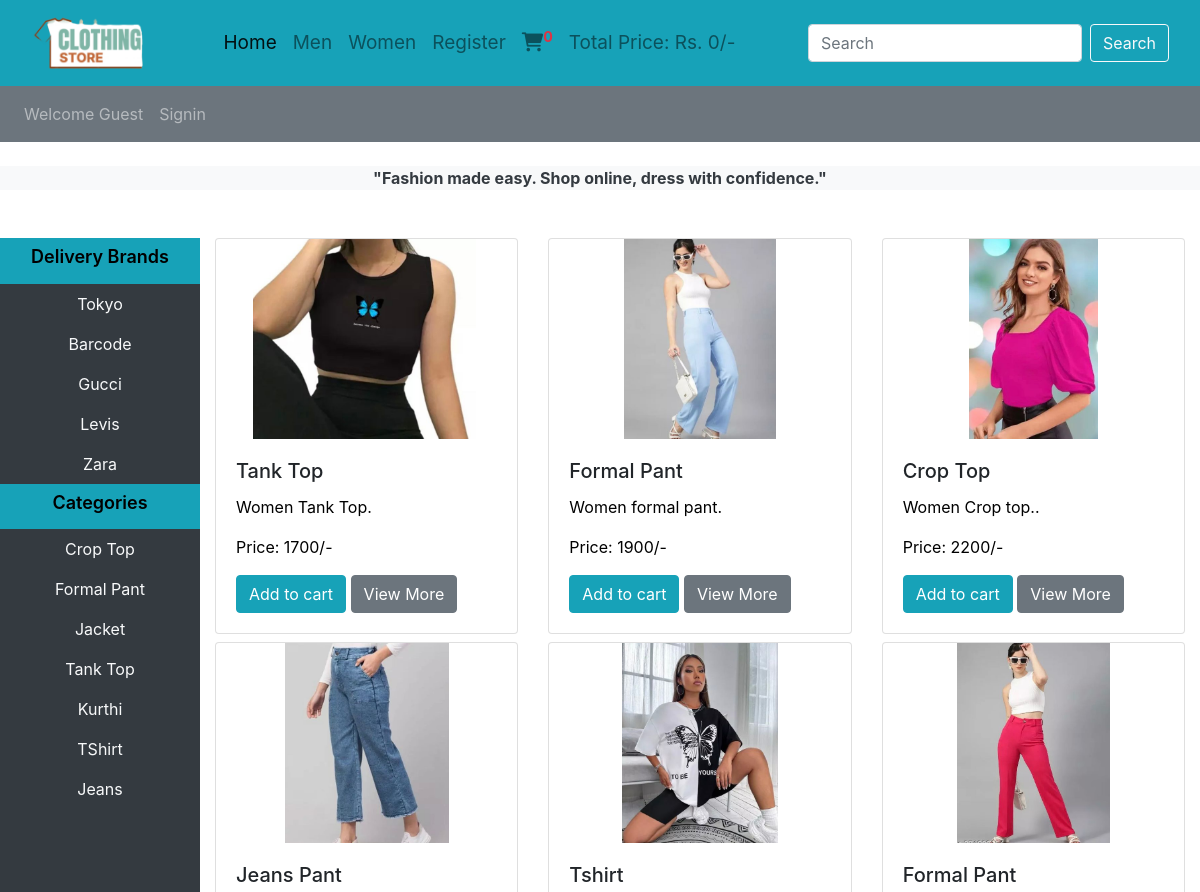
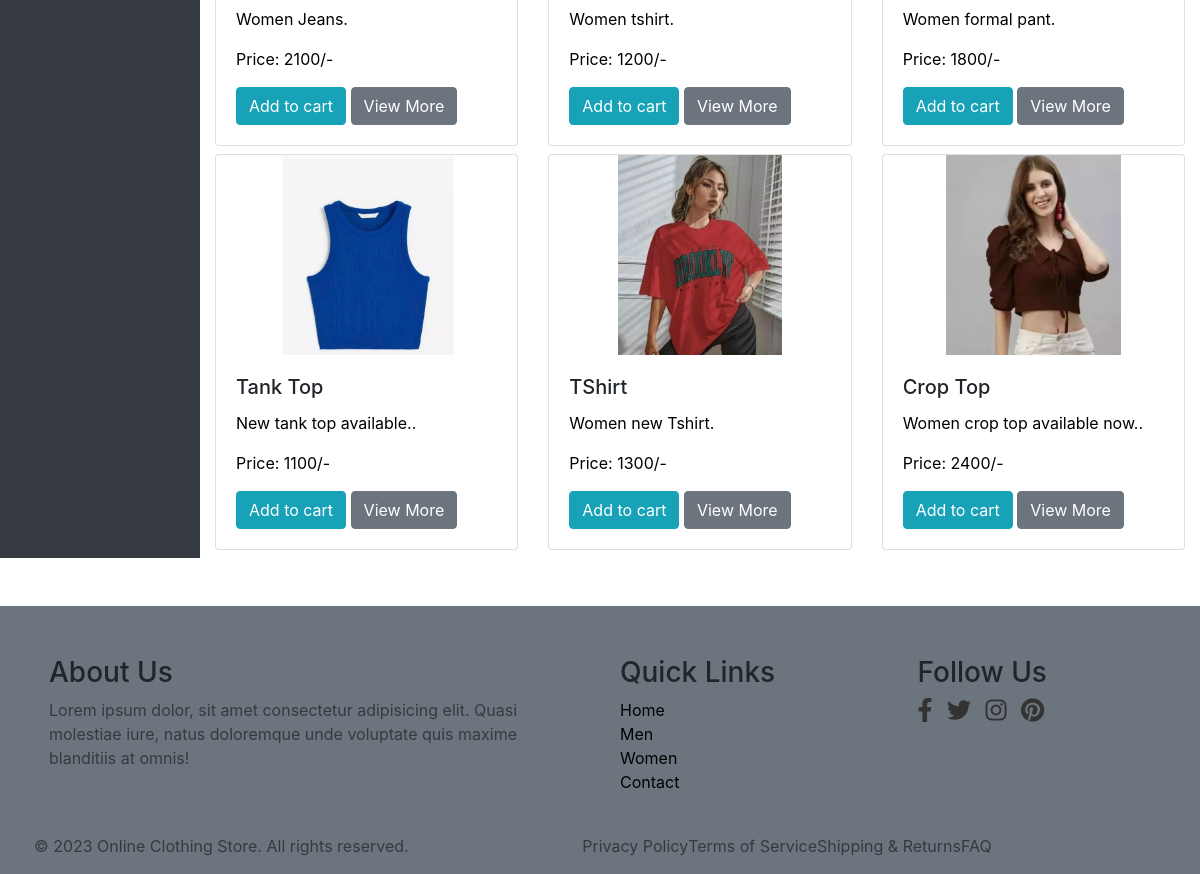
Page /Category_men_women/female_page.php on the committed database (2 pictures, top to bottom).
### tables this page shows
CREATE TABLE `brands` (
  `brand_id` int(11) NOT NULL,
  `brand_title` varchar(200) NOT NULL
);

CREATE TABLE `categories` (
  `category_id` int(11) NOT NULL,
  `category_title` varchar(255) NOT NULL,
  `gender` varchar(100) NOT NULL
);

CREATE TABLE `products` (
  `product_id` int(11) NOT NULL,
  `product_title` varchar(200) NOT NULL,
  `product_description` text NOT NULL,
  `product_keywords` varchar(200) NOT NULL,
  `category_id` int(11) NOT NULL,
  `brand_id` int(11) NOT NULL,
  `product_image1` varchar(255) NOT NULL,
  `product_image2` varchar(255) NOT NULL,
  `product_image3` varchar(255) NOT NULL,
  `product_price` int(11) NOT NULL,
  `date` timestamp NOT NULL DEFAULT current_timestamp() ON UPDATE current_timestamp(),
  `status` varchar(100) NOT NULL,
  `gender` varchar(100) NOT NULL
);

### Category_men_women/female_page.php (the view, shortened to what this page needs)
<?php
    include("../includes/connect.php");
    include('../functions/common_function.php');
?>
<!doctype html>
<html lang="en">
  <head>
    <link href="https://cdn.jsdelivr.net/npm/bootstrap@5.3.0/dist/css/bootstrap.min.css" rel="stylesheet">
    <link href="https://getbootstrap.com/docs/5.3/assets/css/docs.css" rel="stylesheet">
    <link rel="stylesheet" href="https://cdn.jsdelivr.net/npm/bootstrap@4.3.1/dist/css/bootstrap.min.css">
    <link rel="stylesheet" href="https://cdnjs.cloudflare.com/ajax/libs/font-awesome/6.0.0-beta2/css/all.min.css"
/>
    <link rel="stylesheet" href="../style.css">
  </head>
  <body>
    <div class="container-fluid p-0">
      <nav class="navbar navbar-expand-lg bg-info navbar-light">
      <div class="container-fluid mydiv">
      <a href="../home/index.php"><img src="../images/newproject.png" alt="clothing store logo" class="myclothinglogo"></a>
        <div class="collapse navbar-collapse" id="navbarSupportedContent">
          <ul class="navbar-nav mx-auto mb-2 mb-lg-0 mylink">
            <li class="nav-item">
              <a class="nav-link active myfe" aria-current="page" href="../home/index.php">Home</a>
            </li>
            <li class="nav-item">
              <a class="nav-link myfe" href="men_page.php">Men</a>
            </li>
            <li class="nav-item">
              <a class="nav-link myfe" href="#">Women</a>
              <?php
              if(isset($_SESSION['username'])){
                echo "<li class='nav-item'>
                <a class='nav-link' href='../users_area/profile.php'>My Account</a>
              </li>";
              }else{
                echo "<li class='nav-item'>
                <a class='nav-link' href='../users_area/user_registration.php'>Register</a>
              </li>";
              }
            ?>
            <li class="nav-item">
            <a class="nav-link" href="../home/cart.php"><i class="fa-sharp fa-solid fa-cart-shopping"></i><sup class="text-danger font-weight-bold"><?php cart_item();  ?></sup></a>
            </li>
            <li class="nav-item">
              <a class="nav-link myfe" href="#">Total Price: <?php total_cart_price(); ?></a>
            </li>
          </ul>
          <form class="d-flex" role="search" action="female_page.php" method="get">
            <input class="form-control me-2" type="search" placeholder="Search" name="search_data" aria-label="Search">
            <input type="submit" value="Search" class="btn btn-outline-light" name="search_data_product">
          </form>
        </div>
      </div>
    </nav>
    <nav class="navbar navbar-expand-lg bg-secondary navbar-dark">
      <ul class="navbar-nav me-auto">
        <?php
          if(!isset($_SESSION['username'])){
            echo " <li class='nav-item'>
            <a class='nav-link' href='#'>Welcome Guest</a>
          </li>";
          }else{
            echo " <li class='nav-item'>
            <a class='nav-link' href='#'>Welcome ".$_SESSION['username']."</a>
          </li>";
          }
          if(!isset($_SESSION['username'])){
            echo " <li class=nav-item>
            <a class=nav-link href='../users_area/user_login.php'>Signin</a>
          </li>";
          }else{
            echo " <li class='nav-item'>
            <a href='../users_area/logout.php' class='nav link signout'>
            <i class='fa-solid fa-right-from-bracket'></i></a>
           </li>";
          }
        ?>
      </ul>
    </nav>
    <div class="bg-light my-4">
      <p class="text-center text-dark font-weight-bold">"Fashion made easy. Shop online, dress with confidence."</p>
    </div>
    <div class="container my-5">
    <div class="row">
       <div class="col-md-2 bg-dark p-0">
        <ul class="navbar-nav me-auto text-center">
          <li class="nav-item bg-info">
            <a href="#" class="nav-link text-light"><h4>Delivery Brands</h4></a>
          </li>
          <?php
              $select_brands = "SELECT * FROM brands";
              $result_brands = mysqli_query($conn, $select_brands);
              while($row_data = mysqli_fetch_assoc($result_brands)){
                $brand_title = $row_data['brand_title'];
                $brand_id = $row_data['brand_id'];
                echo " <li class='nav-item text-light'>
                <a href='../Category_men_women/female_page.php?brand=$brand_id' class='nav-link'>$brand_title</a>
              </li>";
              }
          ?>
        </ul>
        <ul class="navbar-nav me-auto text-center">
          <li class="nav-item bg-info">
            <a href="#" class="nav-link text-light"><h4>Categories</h4></a>
          </li>
          <?php
              $select_category = "SELECT * FROM categories WHERE gender = 'female'";
              $result_category = mysqli_query($conn, $select_category);
              while($row_data = mysqli_fetch_assoc($result_category)){
                $category_title = $row_data['category_title'];
                $category_id = $row_data['category_id'];
                echo " <li class='nav-item text-light'>
                <a href='../Category_men_women/female_page.php?category=$category_id' class='nav-link'>$category_title</a>
              </li>";
              }
          ?>
        </ul>
      </div>
      <div class="col-md-10">
        <div class="row">
           <?php
              if(!isset($_GET['search_data_product'])){
                get_women_products();
              }else{
                search_product_women();
              }
            ?>
        </div>
      </div>
    </div>
    </div>
    <?php
      include('../includes/footer.php');
    ?>
  </body>
</html>

### functions/common_function.php (shortened to what this page needs)
<?php
    include("../includes/connect.php");
    function get_women_products(){
        global $conn;
        if(!isset($_GET['category'])){
          if(!isset($_GET['brand'])){
            $select_query = "SELECT * FROM products WHERE gender='female' ORDER BY rand()";
            $result_query = mysqli_query($conn, $select_query);
            while($row=mysqli_fetch_assoc($result_query)){
              $product_id = $row['product_id'];
              $product_title = $row['product_title'];
              $product_description = $row['product_description'];
              $product_image1 = $row['product_image1'];
              $product_price = $row['product_price'];
              echo "<div class='col-md-4 mb-2'>
                <div class='card'>
                  <img src='../Admin_Area/product_images/$product_image1' class='card-img-top' alt='$product_title'>
                  <div class='card-body'>
                    <h5 class='card-title'>$product_title</h5>
                    <p class='card-text'>$product_description.</p>
                    <p class='card-text'>Price: $product_price/-</p>
                    <a href='../home/index.php?add_to_cart=$product_id' class='btn btn-info'>Add to cart</a>
                    <a href='../home/product_details.php?product_id=$product_id' class='btn btn-secondary'>View More</a>
                  </div>
                </div>
              </div>";
            }
        }
      }
    }
    function total_cart_price() {
      $total_price = 0;
      echo "Rs. " . $total_price . "/-";
  }
?>

### style.css (style rules this page uses)
* { padding: 0; margin: 0; box-sizing: border-box; }
.card-img-top { width: 100%; height: 200px; object-fit: contain; }
.card { transition: box-shadow 0.3s ease; box-shadow: 0 0 0 rgba(0, 0, 0, 0); }

### Category_men_women/female_page.php (style rules this page uses)
body { overflow-x:hidden; }
.mydiv { height: 70px; }
.myclothinglogo { object-fit:contain; height: 120px; width: 120px; background-color: transparent; }
.mylink { font-size: 19px; }

### includes/footer.php (style rules this page uses)
.container { max-width: 1200px; margin: 0 auto; }
h4 { margin-top: 0; color: black; font-size: 18px; font-weight: 600; }
p { color:black; }
ul { list-style: none; padding: 0; }
a { color:black; }

### rows in the picture
brands: brand_title "Tokyo"
brands: brand_title "Barcode"
brands: brand_title "Gucci"
brands: brand_title "Levis"
brands: brand_title "Zara"
categories: category_title "Crop Top"
categories: category_title "Formal Pant"
categories: category_title "Jacket"
categories: category_title "Tank Top"
categories: category_title "Kurthi"
categories: category_title "TShirt"
categories: category_title "Jeans"
products: product_image1 (picture), product_title "Tank Top", product_description "Women Tank Top", product_price "1700"
products: product_image1 (picture), product_title "Formal Pant", product_description "Women formal pant", product_price "1900"
products: product_image1 (picture), product_title "Crop Top", product_description "Women Crop top.", product_price "2200"
products: product_image1 (picture), product_title "Jeans Pant", product_description "Women Jeans", product_price "2100"
products: product_image1 (picture), product_title "Tshirt", product_description "Women tshirt", product_price "1200"
products: product_image1 (picture), product_title "Formal Pant", product_description "Women formal pant", product_price "1800"
products: product_image1 (picture), product_title "Tank Top", product_description "New tank top available.", product_price "1100"
products: product_image1 (picture), product_title "TShirt", product_description "Women new Tshirt", product_price "1300"
products: product_image1 (picture), product_title "Crop Top", product_description "Women crop top available now.", product_price "2400"

### other values in the picture
$total_price "0"
